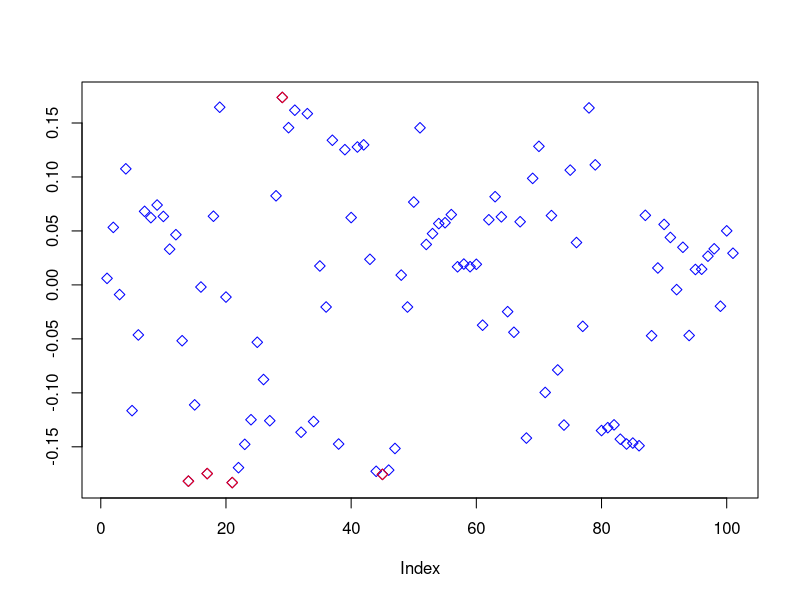
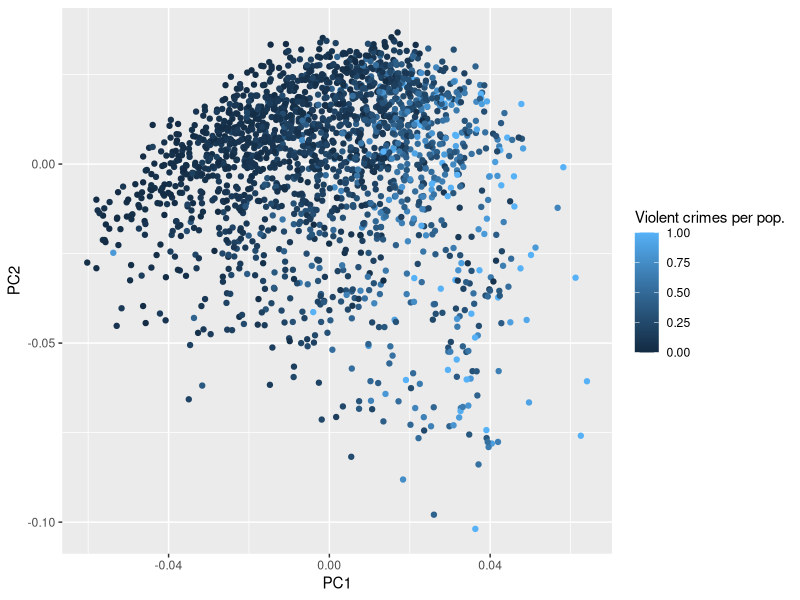
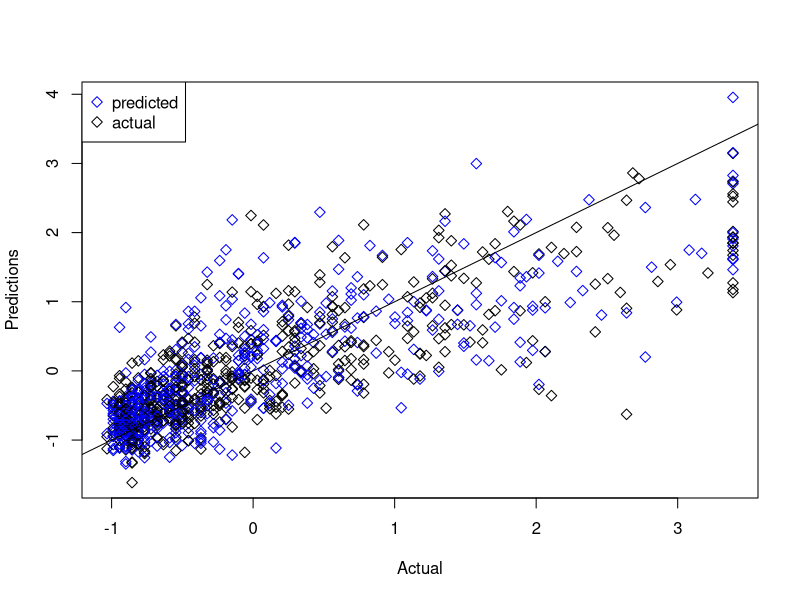
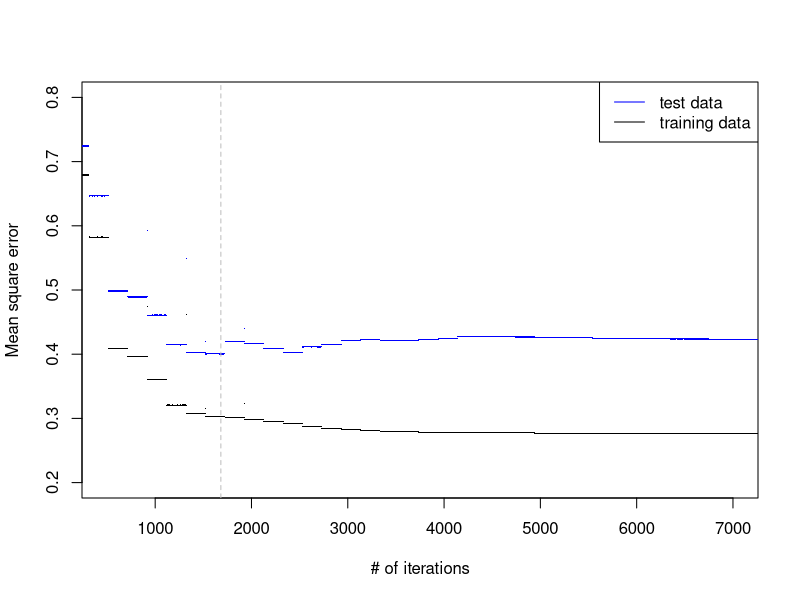

Write the R code that produced these figures, in order.
# Assignment 1 of Lab 2 of course TDDE01,
# Machine Learning at Linkoping University, Sweden

########### Libraries #############
library(caret)
library(dplyr)
library(ggplot2)
library(ggfortify)
########### Libraries #############

############### Task 1 #################
# Scale all variables except of ViolentCrimesPerPop and implement PCA by using
# eigen(). Report how many components are needed to obtain at least 95% of
# variance in the data. What is the proportion of variation explained by each
# of the first two principal components?
############### Task 1 #################

# Reading and scaling data
data <- read.csv("data/communities.csv")
scaler <- preProcess(data %>% select(-ViolentCrimesPerPop))
data2 <- predict(scaler, data)

# PCA and eigen values
res <- prcomp(data2)

cov <- cov(data2)
eig <- eigen(cov)

# Components needed to obtain 95 % of variance in data:
i <- 0
sum <- 0
while (sum < 95) {
  sum <- sum(sum(eig$values[1:i]))
  i <- i + 1
}
sum(eig$values[1:i - 1]) # 95.01883, i - 1 = 34

# proportion of variation by the two first principal components?
sum(eig$values[1:2]) # 41.97854

############### Task 2 #################
# Repeat PCA analysis by using princomp() function and make the trace plot of
# the first principle component. Do many features have a notable contribution 
# to this component? report which 5 features contribute mostly (by the absolute
# value) to the first principle component. Comment whether these features have
# anything in common and whether they may have a logical relationship to the
# crime level. Also provide a plot of the PC scores in the coordinates (PC1,
# PC2) in which the color of the points is given by ViolentCrimesPerPop.
############### Task 2 #################

# PCA using princomp
res2 <- princomp(data2)

# trace plot of the first component.
plot(res2[["loadings"]][,1], col = "blue", pch = 5, ylab = "")

# adding the 5 most contributing features by absolute value
top_5 <- head(sort(abs(res2[["loadings"]][,1]), decreasing = TRUE), n = 5)
index_top_5 <- which(abs(res2[["loadings"]][,1]) %in% top_5)
points(index_top_5, res2[["loadings"]][index_top_5, 1], col = "red", pch = 5)


# plot of the PC scores. Color of points is given by ViolentCrimesPerPop
autoplot(res2, colour="ViolentCrimesPerPop") +
  labs(x = "PC1", y = "PC2", color="Violent crimes per pop.")

############### Task 3 #################
# Split the original data into training and test (50/50) and scale both
# features and response appropriately, and estimate a linear regression model
# from training data in which ViolentCrimesPerPop is target and all other
# data columns are features. Compute training and test errors for these data
# and comment on the quality of model. 
############### Task 3 #################

# Split data into train and test
n <- dim(data)[1]
set.seed(12345)
id <- sample(1:n, floor(n * 0.5))
train <- data[id, ]
test <- data[-id, ]

# scaling train and test data
scaler <- preProcess(train)
scaled_train <- predict(scaler, train)
scaled_test <- predict(scaler, test)

model <- lm(ViolentCrimesPerPop~., data = scaled_train)

pred_train <- predict(model, type = "response")
pred_test <- predict(model, newdata = scaled_test, type = "response")

mse_train <- mean((scaled_train$ViolentCrimesPerPop - pred_train)^2)
mse_test <- mean((scaled_test$ViolentCrimesPerPop - pred_test)^2)

plot(scaled_test$ViolentCrimesPerPop, pred_test, xlab = "Actual",
     ylab = "Predictions", pch = 5, col=c("black", "blue"))
abline(0,1)
legend("topleft", c("predicted", "actual"), col = c("blue", "black"), pch = 5)

############### Task 4 #################
# Implement a function that depends on parameter vector theta and represents
# the cost function for linear regression without intercept on the training
# data set. Afterwards, use BFGS method to optimize this cost with starting
# point theta_zero = 0 and compute training and test errors for every iteration
# number. Present a plot showing dependence of both errors on the iteration
# number and comment which iteration number is optimal according to the early
# stopping 
############### Task 4 #################


# Used in function below.
x_train <- as.matrix(scaled_train %>% select(-ViolentCrimesPerPop))
x_test <- as.matrix(scaled_test %>% select(-ViolentCrimesPerPop))
y_train <- scaled_train$ViolentCrimesPerPop
y_test <- scaled_test$ViolentCrimesPerPop

multi_mse_test = c()
multi_mse_train = c()

cost <- function(theta) {
  mse_train <- mean((y_train - x_train%*%theta)^2)
  mse_test <- mean((y_test - x_test%*%theta)^2)
  
  multi_mse_train <<- c(multi_mse_train, mse_train)
  multi_mse_test <<- c(multi_mse_test, mse_test)
  return(mse_train)
}

theta <- rep(0, 100)
opt <- optim(par = theta, fn = cost, method = "BFGS")

plot(multi_mse_train[500:8000],
     ylim = c(0.2, 0.8), ylab = "Mean square error", xlab = "# of iterations",
     pch = ".", xlim = c(500,7000))
points(multi_mse_test[500:8000], col = 'blue', pch = ".")
opt_iteration <- which.min(multi_mse_test)
abline(v = opt_iteration - 500, col = "grey", lty = "dashed")
legend("topright", c("test data", "training data"),
       col = c("blue", "black"), lwd = 1)

# training and test error in the optimal model
multi_mse_train[opt_iteration] # 0.3032999
multi_mse_test[opt_iteration] # 0.4002329
